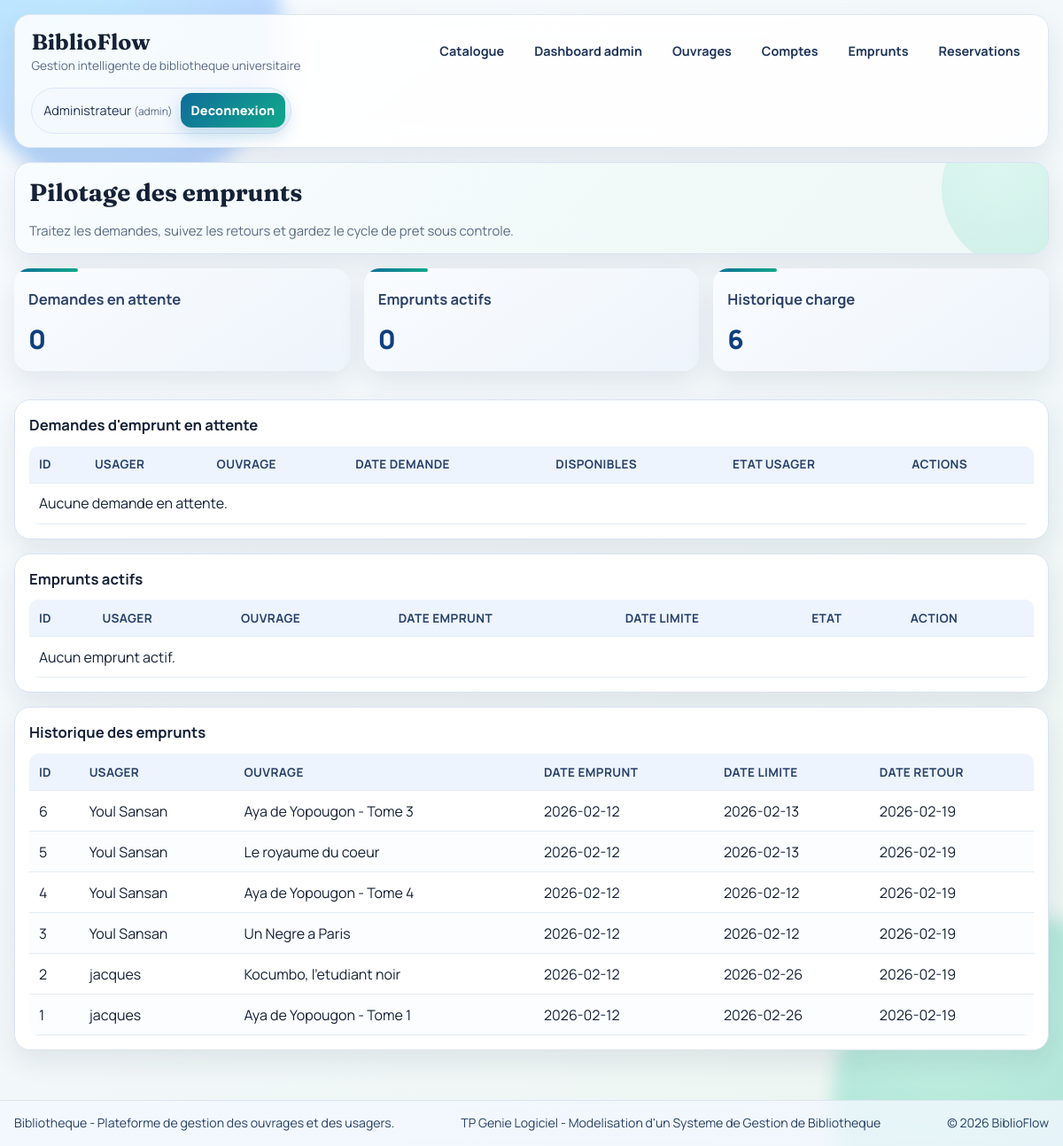
The page /loans (signed in) on the database its author committed.
### tables this page shows
CREATE TABLE users (
                id INTEGER PRIMARY KEY AUTOINCREMENT,
                full_name TEXT NOT NULL,
                email TEXT UNIQUE NOT NULL,
                phone TEXT,
                user_type TEXT NOT NULL DEFAULT 'adherent'
            , role TEXT NOT NULL DEFAULT 'user', password_hash TEXT, is_suspended INTEGER NOT NULL DEFAULT 0, suspension_reason TEXT, suspension_origin TEXT, suspension_date TEXT);

CREATE TABLE loans (
                id INTEGER PRIMARY KEY AUTOINCREMENT,
                user_id INTEGER NOT NULL,
                book_id INTEGER NOT NULL,
                loan_date TEXT NOT NULL DEFAULT (date('now')),
                due_date TEXT,
                return_date TEXT,
                FOREIGN KEY(user_id) REFERENCES users(id) ON DELETE CASCADE,
                FOREIGN KEY(book_id) REFERENCES books(id) ON DELETE CASCADE
            );

CREATE TABLE books (
                id INTEGER PRIMARY KEY AUTOINCREMENT,
                title TEXT NOT NULL,
                author TEXT NOT NULL,
                isbn TEXT UNIQUE,
                total_copies INTEGER NOT NULL CHECK(total_copies >= 0),
                available_copies INTEGER NOT NULL CHECK(available_copies >= 0)
            , publisher TEXT, publication_year INTEGER);

### app.py (the view, shortened to what this page needs)
@app.route("/loans", methods=["GET", "POST"])
@admin_required
def loans():
    with get_db_connection() as conn:
        sync_user_suspensions(conn)
        pending_requests = conn.execute(
            """
            SELECT r.id, r.request_date, r.status,
                   u.full_name AS user_name,
                   u.is_suspended AS user_suspended,
                   b.title AS book_title,
                   b.available_copies AS available_copies
            FROM loan_requests r
            JOIN users u ON u.id = r.user_id
            JOIN books b ON b.id = r.book_id
            WHERE r.status = 'pending'
            ORDER BY r.id DESC
            """
        ).fetchall()
        active_loans = conn.execute(
            """
            SELECT l.id, l.loan_date, l.due_date,
                   b.title AS book_title,
                   u.full_name AS user_name,
                   u.is_suspended AS user_suspended,
                   CASE
                       WHEN l.due_date IS NOT NULL AND l.due_date < date('now') THEN 1
                       ELSE 0
                   END AS is_overdue
            FROM loans l
            JOIN books b ON b.id = l.book_id
            JOIN users u ON u.id = l.user_id
            WHERE l.return_date IS NULL
            ORDER BY l.loan_date DESC, l.id DESC
            """
        ).fetchall()
        loan_history = conn.execute(
            """
            SELECT l.id, l.loan_date, l.due_date, l.return_date,
                   b.title AS book_title,
                   u.full_name AS user_name
            FROM loans l
            JOIN books b ON b.id = l.book_id
            JOIN users u ON u.id = l.user_id
            ORDER BY l.id DESC
            LIMIT 30
            """
        ).fetchall()
    return render_template(
        "loans.html",
        pending_requests=pending_requests,
        active_loans=active_loans,
        loan_history=loan_history,
    )

### app.py (called while the page is built)
def get_db_connection() -> sqlite3.Connection:
    conn = sqlite3.connect(DB_PATH)
    conn.row_factory = sqlite3.Row
    conn.execute("PRAGMA journal_mode = MEMORY")
    conn.execute("PRAGMA synchronous = NORMAL")
    conn.execute("PRAGMA foreign_keys = ON")
    return conn

def get_current_user() -> Optional[sqlite3.Row]:
    user_id = session.get("user_id")
    if not user_id:
        return None
    with get_db_connection() as conn:
        sync_user_suspensions(conn)
        return conn.execute("SELECT * FROM users WHERE id = ?", (user_id,)).fetchone()

def login_required(view):
    @wraps(view)
    def wrapped(*args, **kwargs):
        if not session.get("user_id"):
            flash("Veuillez vous connecter pour continuer.", "error")
            next_target = request.path if request.method == "GET" else url_for("catalog")
            return redirect(url_for("login", next=next_target))
        return view(*args, **kwargs)
    return wrapped

def admin_required(view):
    @wraps(view)
    @login_required
    def wrapped(*args, **kwargs):
        user = get_current_user()
        if user is None or user["role"] != "admin":
            flash("Acces reserve a l'administrateur.", "error")
            return redirect(url_for("user_dashboard"))
        return view(*args, **kwargs)
    return wrapped

@app.context_processor
def inject_user():
    return {"session_user": get_current_user(), "current_year": date.today().year}

### templates/loans.html
{% extends "base.html" %}
{% block content %}
<section class="card hero-card page-head reveal-up">
    <h2>Pilotage des emprunts</h2>
    <p class="muted">Traitez les demandes, suivez les retours et gardez le cycle de pret sous controle.</p>
</section>
<section class="stats-grid">
    <article class="card stat reveal-up"><h3>Demandes en attente</h3><p>{{ pending_requests|length }}</p></article>
    <article class="card stat reveal-up"><h3>Emprunts actifs</h3><p>{{ active_loans|length }}</p></article>
    <article class="card stat reveal-up"><h3>Historique charge</h3><p>{{ loan_history|length }}</p></article>
</section>
<section class="card reveal-up">
    <h3>Demandes d'emprunt en attente</h3>
    <table>
        <thead>
        <tr><th>ID</th><th>Usager</th><th>Ouvrage</th><th>Date demande</th><th>Disponibles</th><th>Etat usager</th><th>Actions</th></tr>
        </thead>
        <tbody>
        {% for req in pending_requests %}
        <tr>
            <td>{{ req.id }}</td>
            <td>{{ req.user_name }}</td>
            <td>{{ req.book_title }}</td>
            <td>{{ req.request_date }}</td>
            <td>
                <span class="status-chip {% if req.available_copies > 0 %}status-ok{% else %}status-danger{% endif %}">
                    {{ req.available_copies }} dispo
                </span>
            </td>
            <td>
                {% if req.user_suspended %}
                <span class="status-chip status-danger">suspendu</span>
                {% else %}
                <span class="status-chip status-ok">actif</span>
                {% endif %}
            </td>
            <td class="actions-cell">
                <form method="post" class="inline-form stock-form">
                    <input type="hidden" name="action" value="approve_request">
                    <input type="hidden" name="request_id" value="{{ req.id }}">
                    <input type="date" name="due_date" title="Date limite" required>
                    <button type="submit" {% if req.user_suspended or req.available_copies < 1 %}disabled{% endif %}>Approuver</button>
                </form>
                <form method="post" class="inline-form">
                    <input type="hidden" name="action" value="reject_request">
                    <input type="hidden" name="request_id" value="{{ req.id }}">
                    <button type="submit" class="danger">Rejeter</button>
                </form>
            </td>
        </tr>
        {% else %}
        <tr><td colspan="7">Aucune demande en attente.</td></tr>
        {% endfor %}
        </tbody>
    </table>
</section>
<section class="card reveal-up">
    <h3>Emprunts actifs</h3>
    <table>
        <thead>
        <tr><th>ID</th><th>Usager</th><th>Ouvrage</th><th>Date emprunt</th><th>Date limite</th><th>Etat</th><th>Action</th></tr>
        </thead>
        <tbody>
        {% for loan in active_loans %}
        <tr>
            <td>{{ loan.id }}</td>
            <td>{{ loan.user_name }}</td>
            <td>{{ loan.book_title }}</td>
            <td>{{ loan.loan_date }}</td>
            <td>{{ loan.due_date or '-' }}</td>
            <td>
                {% if loan.is_overdue %}
                <span class="status-chip status-danger">en retard</span>
                {% elif loan.user_suspended %}
                <span class="status-chip status-danger">usager suspendu</span>
                {% else %}
                <span class="status-chip status-ok">normal</span>
                {% endif %}
            </td>
            <td>
                <form method="post" class="inline-form">
                    <input type="hidden" name="action" value="return">
                    <input type="hidden" name="loan_id" value="{{ loan.id }}">
                    <button type="submit">Cloturer retour</button>
                </form>
            </td>
        </tr>
        {% else %}
        <tr><td colspan="7">Aucun emprunt actif.</td></tr>
        {% endfor %}
        </tbody>
    </table>
</section>
<section class="card reveal-up">
    <h3>Historique des emprunts</h3>
    <table>
        <thead>
        <tr><th>ID</th><th>Usager</th><th>Ouvrage</th><th>Date emprunt</th><th>Date limite</th><th>Date retour</th></tr>
        </thead>
        <tbody>
        {% for loan in loan_history %}
        <tr>
            <td>{{ loan.id }}</td>
            <td>{{ loan.user_name }}</td>
            <td>{{ loan.book_title }}</td>
            <td>{{ loan.loan_date }}</td>
            <td>{{ loan.due_date or '-' }}</td>
            <td>{{ loan.return_date or '-' }}</td>
        </tr>
        {% else %}
        <tr><td colspan="6">Aucun historique.</td></tr>
        {% endfor %}
        </tbody>
    </table>
</section>
{% endblock %}

### templates/base.html (shortened to what this page needs)
<!DOCTYPE html>
<html lang="fr">
<head>
    <link rel="stylesheet" href="{{ url_for('static', filename='style.css') }}">
</head>
<body>
<header class="topbar">
    <div class="brand-block">
        <a class="brand" href="{{ url_for('home') }}">BiblioFlow</a>
        <p>Gestion intelligente de bibliotheque universitaire</p>
    </div>
    <nav class="main-nav">
        <a href="{{ url_for('catalog') }}">Catalogue</a>
        {% if session_user and session_user.role == 'admin' %}
        <a href="{{ url_for('admin_dashboard') }}">Dashboard admin</a>
        <a href="{{ url_for('books') }}">Ouvrages</a>
        <a href="{{ url_for('users') }}">Comptes</a>
        <a href="{{ url_for('loans') }}">Emprunts</a>
        <a href="{{ url_for('reservations') }}">Reservations</a>
        {% elif session_user %}
        <a href="{{ url_for('user_dashboard') }}">Mon dashboard</a>
        {% endif %}
    </nav>
    {% if session_user %}
    <div class="session-box">
        <span>
            {{ session_user.full_name }} <small>({{ session_user.role }})</small>
        </span>
        <form method="post" action="{{ url_for('logout') }}">
            <button type="submit">Deconnexion</button>
        </form>
    </div>
    {% else %}
    <div class="session-box guest-box">
        <a class="btn-ghost" href="{{ url_for('login') }}">Connexion</a>
        <a class="btn-ghost" href="{{ url_for('register') }}">Inscription</a>
    </div>
    {% endif %}
</header>
<main class="container">
    {% block content %}{% endblock %}
</main>
<footer class="site-footer">
    <div class="site-footer-inner">
        <p>Bibliotheque - Plateforme de gestion des ouvrages et des usagers.</p>
        <p>TP Genie Logiciel - Modelisation d'un Systeme de Gestion de Bibliotheque</p>
        <p>&copy; {{ current_year }} BiblioFlow</p>
    </div>
</footer>
</body>
</html>

### rows shown on the page
users: full_name "Administrateur", role "admin"
loans: id "6", user_name "Youl Sansan", book_title "Aya de Yopougon - Tome 3", loan_date "2026-02-12", due_date "2026-02-13", return_date "2026-02-19"
loans: id "5", user_name "Youl Sansan", book_title "Le royaume du coeur", loan_date "2026-02-12", due_date "2026-02-13", return_date "2026-02-19"
loans: id "4", user_name "Youl Sansan", book_title "Aya de Yopougon - Tome 4", loan_date "2026-02-12", due_date "2026-02-12", return_date "2026-02-19"
loans: id "3", user_name "Youl Sansan", book_title "Un Negre a Paris", loan_date "2026-02-12", due_date "2026-02-12", return_date "2026-02-19"
loans: id "2", user_name "jacques", book_title "Kocumbo, l'etudiant noir", loan_date "2026-02-12", due_date "2026-02-26", return_date "2026-02-19"
loans: id "1", user_name "jacques", book_title "Aya de Yopougon - Tome 1", loan_date "2026-02-12", due_date "2026-02-26", return_date "2026-02-19"

### other values the page prints
{{ pending_requests|length }} "0"
{{ active_loans|length }} "0"
{{ loan_history|length }} "6"
